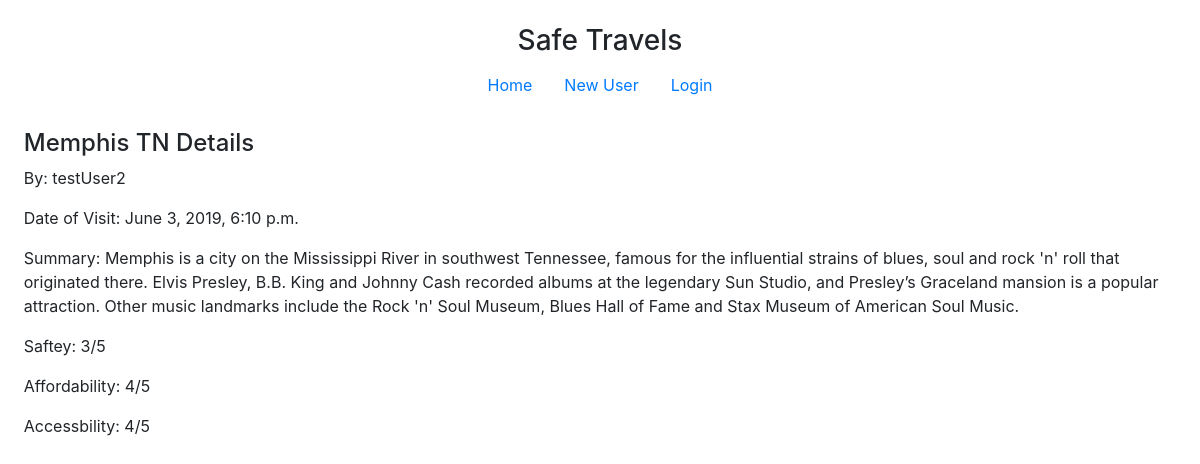
The page /logDetails/1/ on the database its author committed.
### travelApp/models.py (models this page shows, shortened)
class LocationLog(models.Model):
    location = models.CharField(max_length=500, default='')
    location_lat = models.FloatField(default=0)
    location_long = models.FloatField(default=0)
    date_of_visit = models.DateTimeField(default=datetime.today)
    summary = models.TextField(default='')
    safety = models.IntegerField(default=0)
    affordability = models.IntegerField(default=0)
    accessibility = models.IntegerField(default=0)
    userModel_fk = models.ForeignKey(UserModel, on_delete=models.CASCADE, null=True, blank=True)

class UserModel(models.Model):
    username = models.CharField(max_length=500, default='')
    password = models.CharField(max_length=500, default='')
    email = models.EmailField(default='')
    user_fk = models.ForeignKey(User, on_delete=models.CASCADE, null=True, blank=True)

### travelApp/views.py (the view)
# urls.py: path('logDetails/<int:logID>/', views.logDetails, name='logDetails'),
def logDetails(request, logID):
    log = LocationLog.objects.get(pk=logID)
    context = {
        'log': log,
    }
    return render(request, 'travelApp/logDetails.html', context)

### travelApp/templates/travelApp/logDetails.html (shortened to what this page needs)
{% extends 'travelApp/base.html' %}
{% block content %}
    <h4>{{ log.location }} Details</h4>
    <p>
        By: {{log.userModel_fk.username}}
    </p>
    <p>
        Date of Visit:
        {{ log.date_of_visit  }}
    </p>
    <p>
        Summary:
        {{ log.summary }}
    </p>
    <p>
        Saftey:
        {{ log.safety }}/5
    </p>
    <p>
        Affordability:
        {{ log.affordability }}/5
    </p>
    <p>
        Accessbility:
        {{ log.accessibility }}/5
    </p>
{% endblock %}

### travelApp/static/travelApp/css/base.css (style rules this page uses)
html, body { height: 100%; margin: 1%; }

### rows shown on the page
LocationLog: location "Memphis TN", userModel_fk.username "testUser2", date_of_visit "June 3, 2019, 6:10 p.m.", summary "Memphis is a city on the Mississippi River in southwest Tennessee, famous for the influential strains of blues, soul and rock 'n' roll that originated there. Elvis Presley, B.B. King and Johnny Cash recorded albums at the legendary Sun Studio, and Presley’s Graceland mansion is a popular attraction. Other music landmarks include the Rock 'n' Soul Museum, Blues Hall of Fame and Stax Museum of American Soul Music.", safety "3", affordability "4", accessibility "4"
